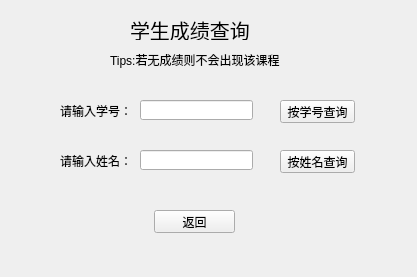
<?xml version="1.0" encoding="UTF-8"?>
<ui version="4.0">
 <class>stu_scorequery</class>
 <widget class="QWidget" name="stu_scorequery">
  <property name="geometry">
   <rect>
    <x>0</x>
    <y>0</y>
    <width>417</width>
    <height>277</height>
   </rect>
  </property>
  <property name="windowTitle">
   <string>Form</string>
  </property>
  <widget class="QLabel" name="label">
   <property name="geometry">
    <rect>
     <x>130</x>
     <y>20</y>
     <width>131</width>
     <height>20</height>
    </rect>
   </property>
   <property name="font">
    <font>
     <pointsize>15</pointsize>
    </font>
   </property>
   <property name="text">
    <string>学生成绩查询</string>
   </property>
  </widget>
  <widget class="QLabel" name="label_2">
   <property name="geometry">
    <rect>
     <x>60</x>
     <y>100</y>
     <width>81</width>
     <height>21</height>
    </rect>
   </property>
   <property name="text">
    <string>请输入学号：</string>
   </property>
  </widget>
  <widget class="QLabel" name="label_3">
   <property name="geometry">
    <rect>
     <x>60</x>
     <y>150</y>
     <width>71</width>
     <height>21</height>
    </rect>
   </property>
   <property name="text">
    <string>请输入姓名：</string>
   </property>
  </widget>
  <widget class="QLineEdit" name="sno_lineEdit">
   <property name="geometry">
    <rect>
     <x>140</x>
     <y>100</y>
     <width>113</width>
     <height>20</height>
    </rect>
   </property>
  </widget>
  <widget class="QLineEdit" name="sname_lineEdit">
   <property name="geometry">
    <rect>
     <x>140</x>
     <y>150</y>
     <width>113</width>
     <height>20</height>
    </rect>
   </property>
  </widget>
  <widget class="QPushButton" name="snoButton">
   <property name="geometry">
    <rect>
     <x>280</x>
     <y>100</y>
     <width>75</width>
     <height>23</height>
    </rect>
   </property>
   <property name="text">
    <string>按学号查询</string>
   </property>
  </widget>
  <widget class="QPushButton" name="snameButton">
   <property name="geometry">
    <rect>
     <x>280</x>
     <y>150</y>
     <width>75</width>
     <height>23</height>
    </rect>
   </property>
   <property name="text">
    <string>按姓名查询</string>
   </property>
  </widget>
  <widget class="QPushButton" name="backButton">
   <property name="geometry">
    <rect>
     <x>154</x>
     <y>210</y>
     <width>81</width>
     <height>23</height>
    </rect>
   </property>
   <property name="text">
    <string>返回</string>
   </property>
  </widget>
  <widget class="QLabel" name="label_4">
   <property name="geometry">
    <rect>
     <x>110</x>
     <y>50</y>
     <width>181</width>
     <height>20</height>
    </rect>
   </property>
   <property name="text">
    <string>Tips:若无成绩则不会出现该课程</string>
   </property>
  </widget>
 </widget>
 <resources/>
 <connections/>
</ui>
